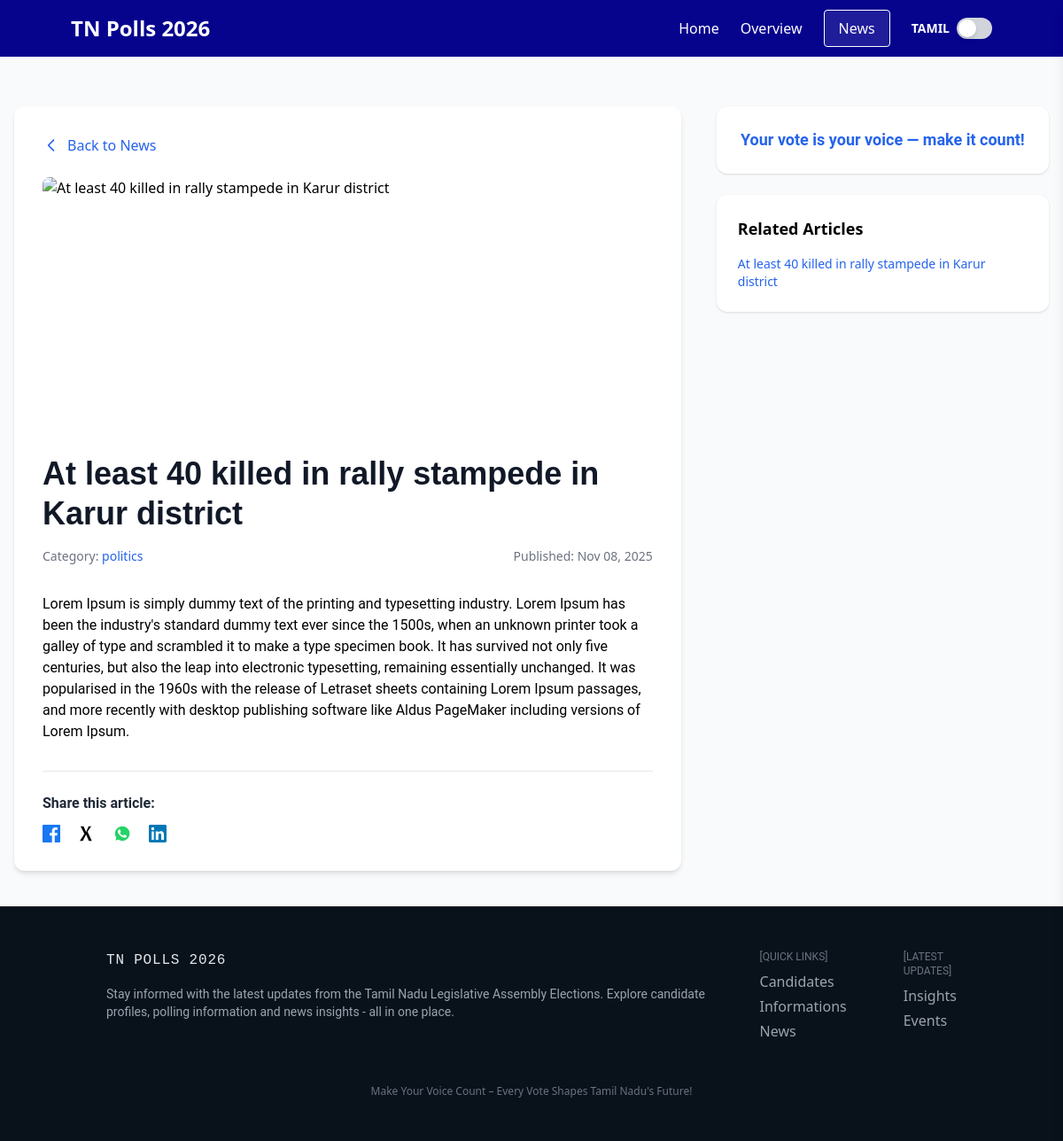
Screenshot of /15/ with the database file from the repository.
### poll_app/models.py (models this page shows, shortened)
class News(models.Model):
    headline = models.CharField(max_length=100)
    news = models.TextField()
    image = CloudinaryField('news_image')
    category = models.CharField(max_length=100)
    label = models.CharField(max_length=100)
    created = models.DateTimeField(auto_now_add=True)
    top_rated = models.BooleanField(default=False)
    slide = models.BooleanField(default=False)
    latest = models.BooleanField(default=False)
    upcoming = models.BooleanField(default=False)

### poll_app/views.py (the view)
# urls.py: path('<int:news_id>/', views.news_detail, name='news_detail'),
def news_detail(request, news_id):
    news_item = get_object_or_404(News, id=news_id)
    related_news = News.objects.exclude(id=news_id).order_by('-created')[:3]
    return render(request, 'news_detail.html', {
        'news_item': news_item,
        'related_news': related_news,
    })

### poll_app/templates/news_detail.html (shortened to what this page needs)
{% load static %}
<!DOCTYPE html>
<html lang="en">
<head>
<script src="https://cdn.tailwindcss.com"></script>
<link rel="stylesheet" href="./static/css/style.css">
</head>
<body class="bg-gray-50 ">
<nav id="navbar" class="fixed w-full top-0 z-50 bg-[#06038D] transition-colors duration-300 z-[9999]">
  <div class="px-5 sm:px-10 md:px-20 flex justify-between items-center h-16">
    <a href="{% url 'index' %}" class="text-2xl font-bold text-white">TN Polls 2026</a>
    <div class="hidden md:flex items-center space-x-6">
      <a href="{% url 'index' %}" class="hover:text-gray-200 transition text-white">Home</a>
      <a href="{% url 'overview' %}" class="hover:text-gray-200 transition text-white">Overview</a>
      <a href="{% url 'news' %}" class="px-4 py-2 border border-white rounded bg-white/10 text-white hover:bg-white/20 transition">News</a>
      <div class="flex items-center space-x-2">
  <div class="flex items-center space-x-2">
        <span id="lang-label" class="text-white font-semibold text-sm">தமிழ்</span>
        <label class="relative inline-flex items-center cursor-pointer">
          <div class="absolute left-[2px] top-[2px] w-5 h-5 bg-white rounded-full shadow-md peer-checked:translate-x-[18px] transition-transform duration-300"></div>
        </label>
      </div>
</div>
    </div>
  </div>
</nav>
  <div class="max-w-7xl mx-auto px-4 py-10 flex flex-col lg:flex-row gap-10 mt-20">
<main id="news-main" class="lg:w-2/3 mx-auto bg-white rounded-xl shadow-md p-8 ">
  <div class="mb-6">
    <button onclick="history.back()" class="text-blue-600 hover:text-blue-800 font-medium flex items-center gap-2">
      <svg xmlns="http://www.w3.org/2000/svg" class="h-5 w-5" fill="none" viewBox="0 0 24 24" stroke="currentColor">
        <path stroke-linecap="round" stroke-linejoin="round" stroke-width="2" d="M15 19l-7-7 7-7" />
      </svg>
      Back to News
    </button>
  </div>
  <div class="rounded-lg overflow-hidden mb-6">
    {% if news_item.image %}
      <img src="{{ news_item.image.url }}" alt="{{ news_item.headline }}" class="w-full h-72 object-cover">
    {% else %}
      <img src="{% static 'images/default-news.jpg' %}" alt="Default News Image" class="w-full h-72 object-cover">
    {% endif %}
  </div>
  <h1 id="news-title" class="text-4xl font-extrabold text-gray-900 mb-4 leading-tight">
    {{ news_item.headline }}
  </h1>
  <div class="flex flex-wrap items-center justify-between text-sm text-gray-500 mb-6">
    <span id="news-category">Category:
      <span class="font-medium text-blue-600">{{ news_item.category }}</span>
    </span>
    <span id="news-date">Published: {{ news_item.created|date:"M d, Y" }}</span>
  </div>
  <p id="news-description" class="text-gray-700 leading-relaxed mb-8 text-justify">
    {{ news_item.news|linebreaks }}
  </p>
  <div class="border-t pt-6 mt-8">
    <p class="text-gray-800 font-semibold mb-3">Share this article:</p>
    <div class="flex flex-wrap items-center gap-5">
      <a target="_blank" href="https://www.facebook.com/sharer/sharer.php?u={{ request.build_absolute_uri }}">
      </a>
      <a target="_blank" href="https://twitter.com/intent/tweet?url={{ request.build_absolute_uri }}&text={{ news_item.headline }}">
        <svg xmlns="http://www.w3.org/2000/svg" class="w-5 h-5 text-black" fill="currentColor" viewBox="0 0 24 24">
          <path d="M18.36 1.64 12.95 9.27 18.81 22h-3.98l-3.79-8.75L6.54 22H2.5l6.26-9.59L3.55 2h4.03l3.47 7.96L14.44 2h3.92z"/>
        </svg>
      </a>
      <a target="_blank" href="https://api.whatsapp.com/send?text={{ news_item.headline }} - {{ request.build_absolute_uri }}">
      </a>
      <a target="_blank" href="https://www.linkedin.com/sharing/share-offsite/?url={{ request.build_absolute_uri }}">
      </a>
    </div>
  </div>
</main>
    <aside class="lg:w-1/3 flex flex-col space-y-6">
  <div class="bg-white rounded-xl shadow p-6 text-center">
    <p class="text-lg font-semibold text-blue-600">
      Your vote is your voice — make it count!
    </p>
  </div>
  <div class="bg-white rounded-xl shadow p-6">
    <h4 class="text-lg text-black font-semibold mb-4">Related Articles</h4>
    {% if related_news %}
      <ul class="space-y-3 text-blue-600 text-sm">
        {% for news in related_news %}
          <li>
            <a href="{% url 'news_detail' news.id %}" class="hover:underline">
              {{ news.headline }}
            </a>
          </li>
        {% endfor %}
      </ul>
    {% else %}
      <p class="text-gray-500 text-sm">No related articles available.</p>
    {% endif %}
  </div>
</aside>
  </div>
  <footer class="bg-[#09121b] py-12 border-t border-neutral-800">
    <div class="container mx-auto px-8 flex flex-col md:flex-row justify-between gap-8">
      <div>
        <p class="font-mono uppercase tracking-wider text-gray-200">TN Polls 2026</p>
        <p class="mt-4 text-sm text-gray-400 max-w-5xl">Stay informed with the latest updates from the Tamil Nadu Legislative Assembly Elections.
        Explore candidate profiles, polling information and news insights - all in one place.</p>
      </div>
<div class="flex flex-col md:flex-row gap-8 md:gap-16 text-gray-400">
  <div>
    <p class="uppercase text-xs text-gray-500 mb-2">[Quick Links]</p>
    <ul class="space-y-1">
      <li><a href="index.html#polling" class="hover:text-white transition">Candidates </a></li>
      <li><a href="information.html" class="hover:text-white transition"> Informations</a></li>
      <li><a href="blogs.html" class="hover:text-white transition"> News</a></li>
    </ul>
  </div>
  <div>
    <p class="uppercase text-xs text-gray-500 mb-2">[Latest Updates]</p>
    <ul class="space-y-1">
      <li><a href="blogs.html" class="hover:text-white transition">Insights</a></li>
      <li><a href="blogs.html" class="hover:text-white transition"> Events</a></li>
    </ul>
  </div>
</div>
    </div>
   <div class="text-center text-xs text-gray-500 mt-12">
  Make Your Voice Count – Every Vote Shapes Tamil Nadu's Future!
</div>
  </footer>
</body>
</html>

### static/css/style.css (style rules this page uses)
html { scroll-behavior: smooth; }
h1 { font-family: "Montserrat", sans-serif; }
p { font-family: "Roboto", sans-serif; }
.hidden { display: none; }

### rows the page displays
News: headline "At least 40 killed in rally stampede in Karur district", category "politics", created "Nov 08, 2025", news "Lorem Ipsum is simply dummy text of the printing and typesetting industry. Lorem Ipsum has been the industry's standard dummy text ever since the 1500s, when an unknown printer took a galley of type and scrambled it to make a type specimen book. It has survived not only five centuries, but also the leap into electronic typesetting, remaining essentially unchanged. It was popularised in the 1960s with the release of Letraset sheets containing Lorem Ipsum passages, and more recently with desktop publishing software like Aldus PageMaker including versions of Lorem Ipsum."
News: headline "At least 40 killed in rally stampede in Karur district"
